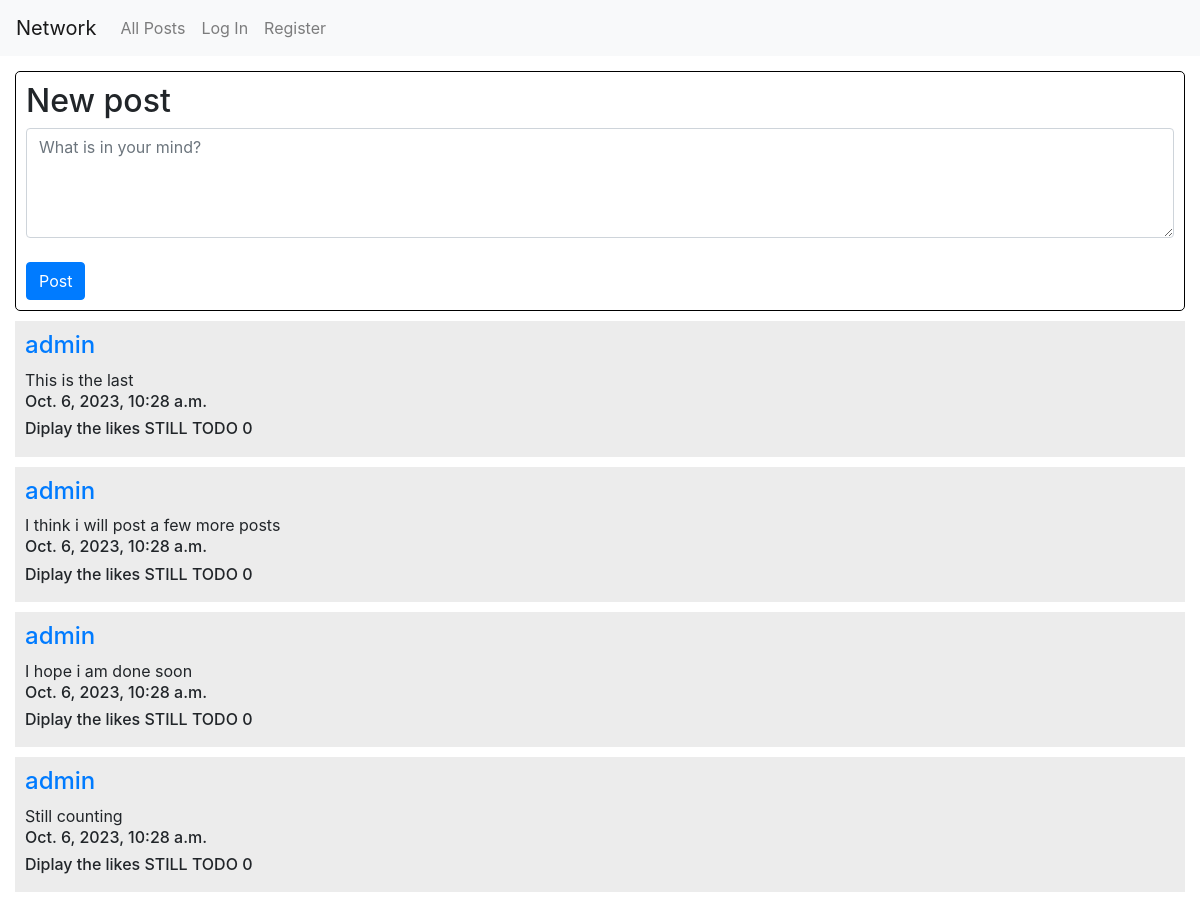
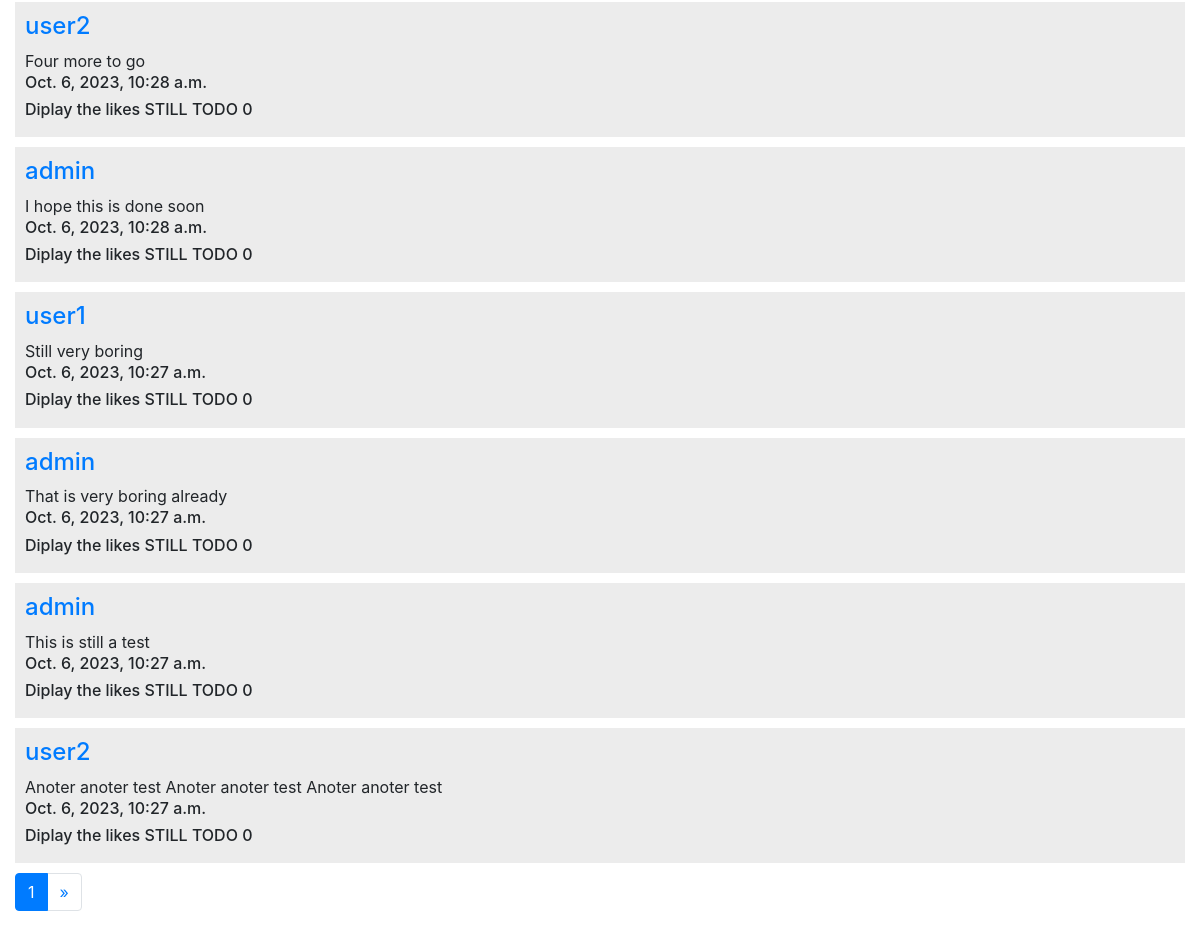
/, run on an earlier commit of the app's database (2 pictures, top to bottom).
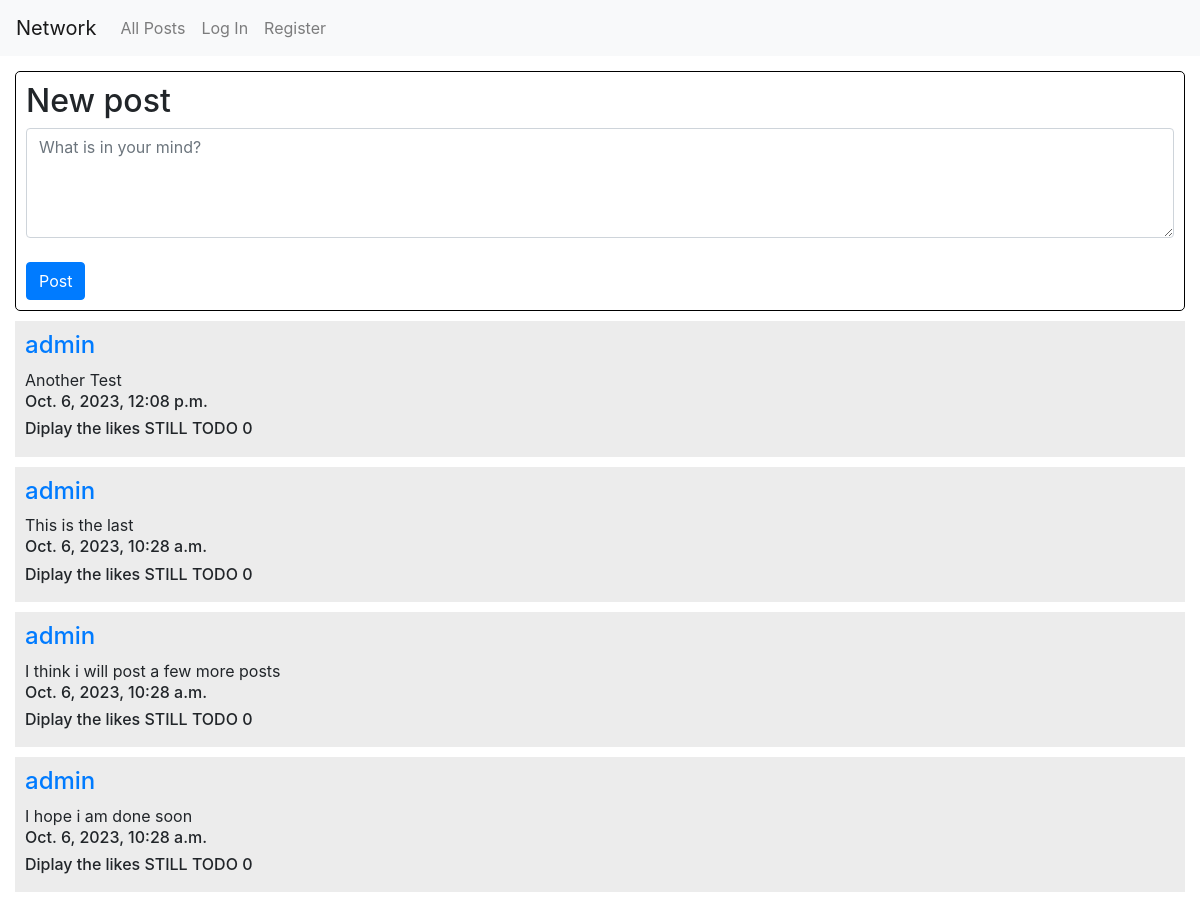
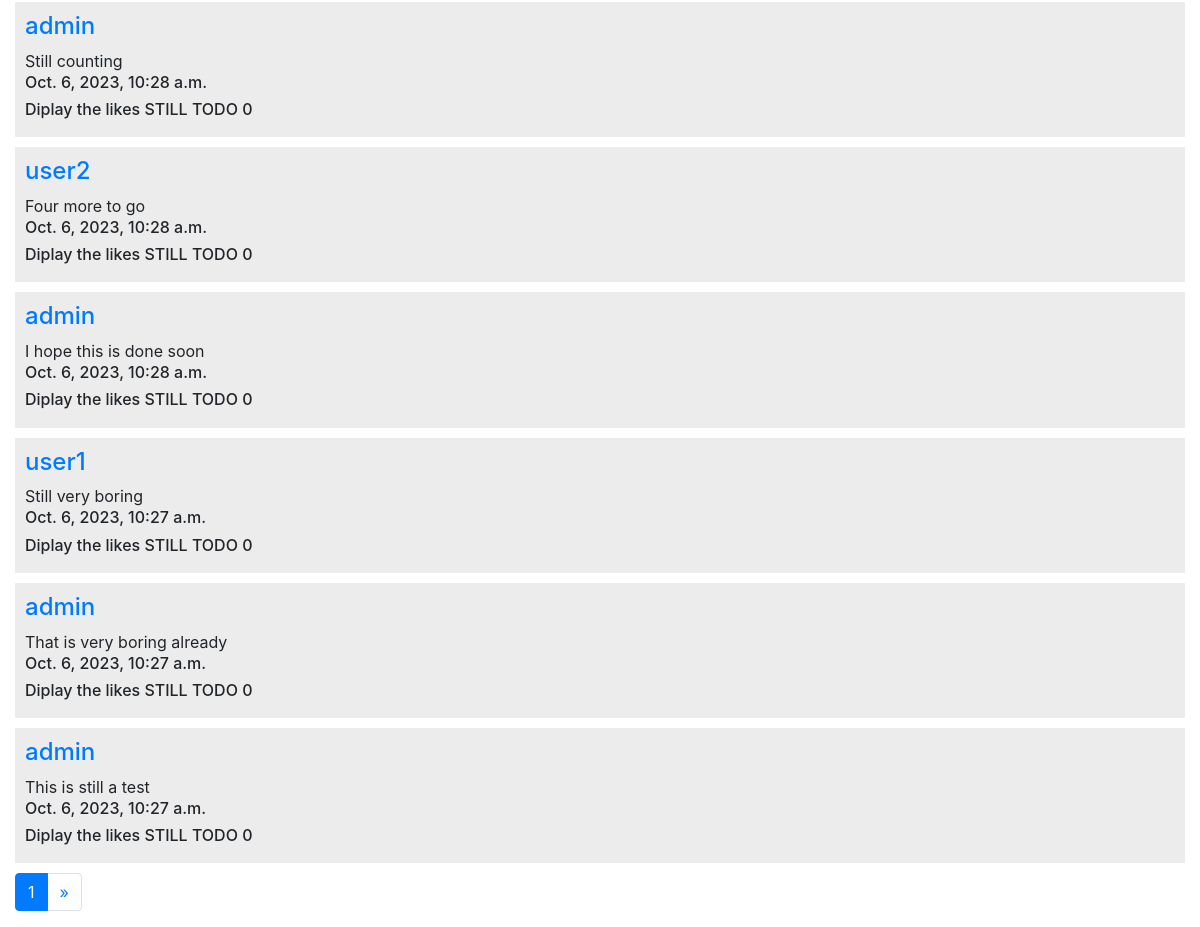
And on a later commit of the database (2 pictures, top to bottom).
### network/models.py (models this page shows, shortened)
class Post(models.Model):
    author = models.ForeignKey(User, on_delete=models.CASCADE, related_name="posts")
    content = models.TextField(blank=False)
    date = models.DateTimeField(auto_now_add=True)
    likes = models.ManyToManyField(User, blank=True, related_name='likes')

class User(AbstractUser):
    pass

### network/views.py (the view)
# urls.py: path("", views.index, name="index"),
def index(request):
    if request.method == "POST":
        current_user = request.user
        post_form = PostForm(request.POST)
        if post_form.is_valid():
            content = post_form.cleaned_data['post_content']
        p = Post(
            author = current_user,
            content = content
            )
        p.save()
        return HttpResponseRedirect(reverse("index"))
    else:
        post_form = PostForm()
        all_posts = Post.objects.annotate(like_count=models.Count('likes')).order_by('-pk')
        paginator = Paginator(all_posts, 10)
        page_number = request.GET.get('page')
        page_obj = paginator.get_page(page_number)
    return render(request, "network/index.html", {
        "post_form": post_form,
        "page_obj": page_obj
        })

### network/forms.py
class PostForm(forms.Form):
    post_content = forms.CharField(widget=forms.Textarea(attrs={
                                        "rows":"4", "cols":"90",
                                        'placeholder':'What is in your mind?',
                                        'class':'form-control'}), label="")

### network/templates/network/index.html (shortened to what this page needs)
{% extends "network/layout.html" %}
{% block body %}
<div class="home_page">
    <div class="new_post">
        <h2>New post</h2>
        <form action="/" method="post">
            {{ post_form }}
            <br>
            <input class="btn btn-primary" type="submit" value="Post">
        </form>
    </div>
        {% for post in page_obj %}
        <div class="each_post">
            <h4><a href = "{% url 'user_profile' post.author.id %}">{{ post.author }}</a></h4>
            {{ post.content }}
            <h6>{{ post.date }}</h6>
            <h6>Diplay the likes STILL TODO {{ post.likes.count }}</h6>
        </div>
        {% endfor %}
    <nav aria-label="Page navigation example">
        <ul class="pagination">
        <li class="page-item active" aria-current="page"><a class="page-link" href="?page={{ page_obj.number }}">{{ page_obj.number }}</a></li>
        {% if page_obj.has_next %}
        <li class="page-item"><a class="page-link" href="?page={{ page_obj.next_page_number }}">&raquo;</a></li>
        {% endif %}
        </ul>
</div>
{% endblock %}

What changed in the data, as far as the page shows it:
no longer on this page (row unchanged): Post: author "user2", content "Anoter anoter test Anoter anoter test Anoter anoter test", date "Oct. 6, 2023, 10:27 a.m.", likes.count "0"
added Post: author "admin", content "Another Test", date "Oct. 6, 2023, 12:08 p.m.", likes.count "0"
